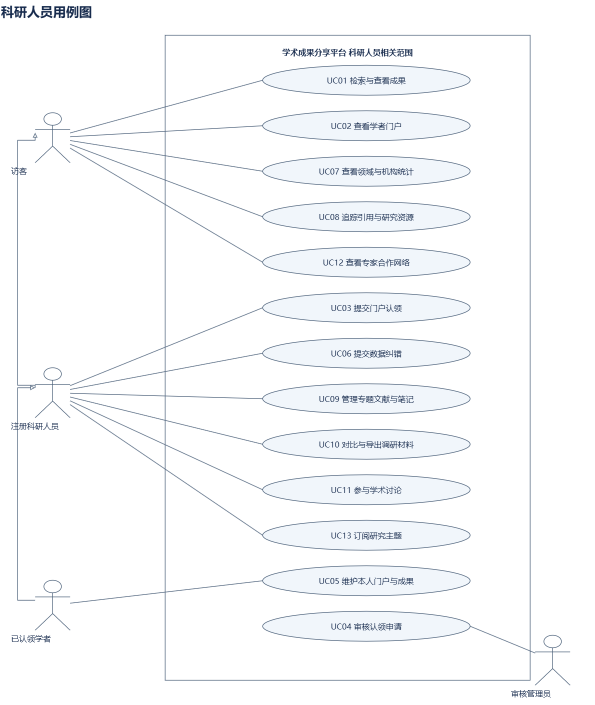
#> input picture images/01_科研人员用例图.drawio.png, 1190 x 1410 px, found by its file name (shown at 1/2 size)
$ python modelthumbs.py
#> lines starting #> are read from the running program, lines starting #| are printed output that depends on the picture
from pathlib import Path
from PIL import Image,ImageDraw
names=['01_科研人员用例图.drawio.png','普通用户用例图.drawio.png','普通用户活动图.drawio.png','作者检索详细活动图.drawio.png','02_现状调研活动图.drawio.png','03_门户认领活动图.drawio.png','04_认领申请状态图.drawio.png','学术成果分享平台_数据采集任务状态图.drawio.png']
p=Path('images'); cards=[]
for n in names:
 im=Image.open(p/n).convert('RGB'); print(n, im.size)
 im.thumbnail((550,400)); c=Image.new('RGB',(570,440),'white'); c.paste(im,((570-im.width)//2,8)); ImageDraw.Draw(c).text((8,416),n,fill='black'); cards.append(c)
#> after `im.thumbnail((550, 400))`:
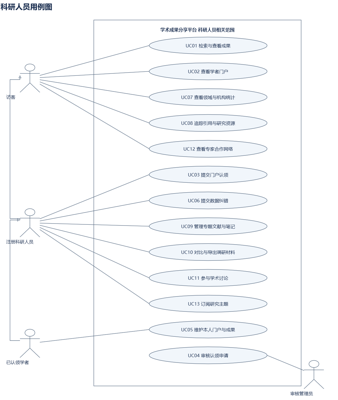
#> im: PIL image 338x400 RGB; mean R, G, B 247.7, 248.9, 250.4
#> after `c = Image.new('RGB', (570, 440), 'white')`: c: PIL image 570x440 RGB; every value is 255
#> after `c.paste(im, ((570 - im.width) // 2, 8))`:
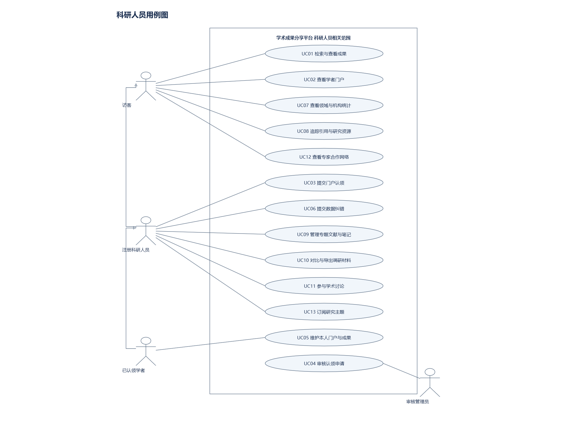
#> c: PIL image 570x440 RGB; mean R, G, B 251, 251.7, 252.5
#> (the run stopped early here; a loop or call above may not have finished)
